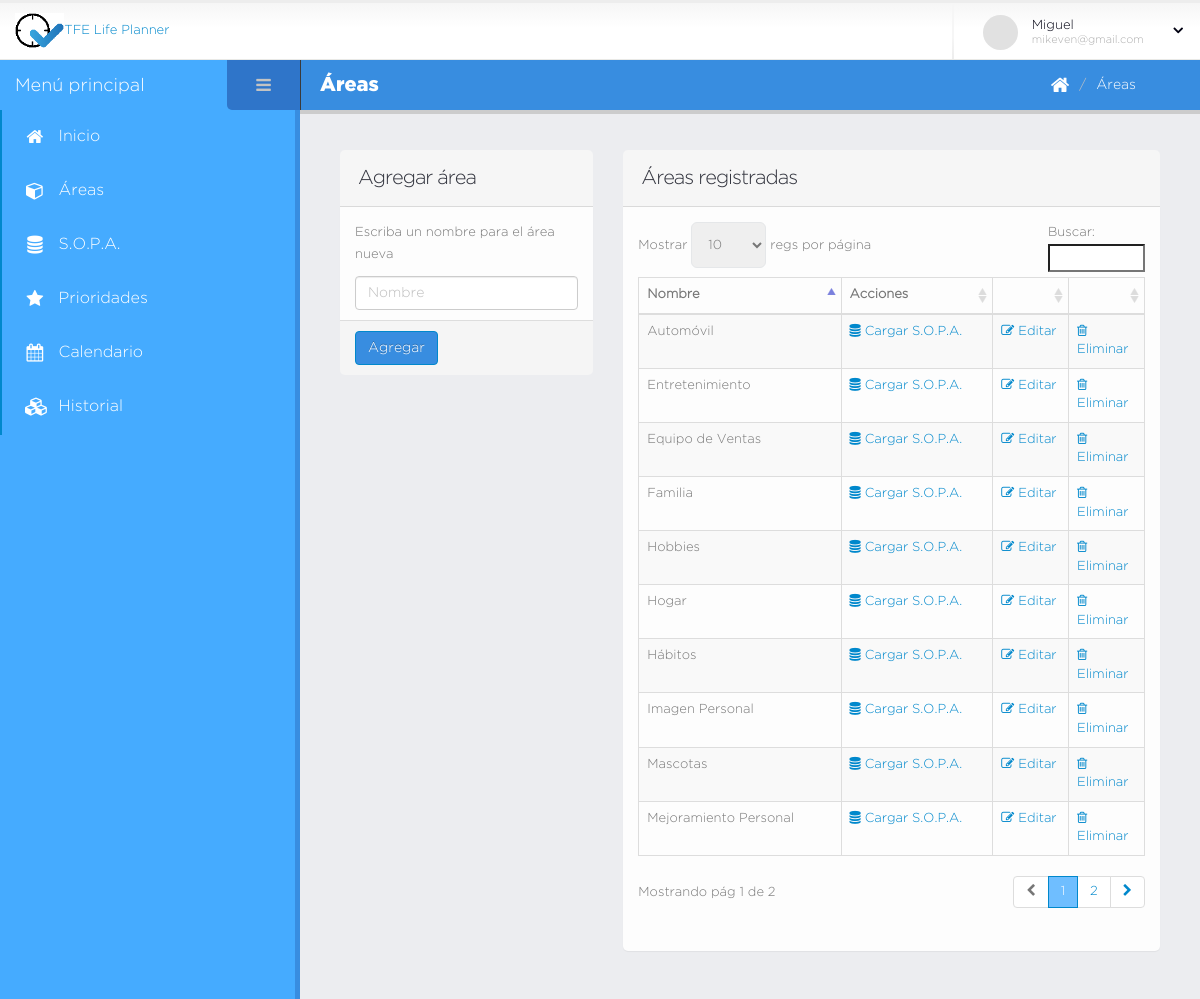
Screenshot of /areas.php (signed in) with the database file from the repository.
### tables this page shows
CREATE TABLE `area` (
  `id` int(11) NOT NULL,
  `nombre` varchar(45) NOT NULL,
  `creado` datetime DEFAULT NULL,
  `modificado` datetime DEFAULT NULL,
  `usuario_id` int(11) DEFAULT NULL
);

### database/data-area.php (called while the page is built, shortened)
<?php
	function obtenerListaAreas( $dbh, $idu ){
		$q = "select * from area where usuario_id = $idu";
		return obtenerListaRegistros( mysqli_query( $dbh, $q ) );
	}
?>

### database/bd.php (called while the page is built, shortened)
<?php
	function obtenerListaRegistros( $data ){
		$lista_c = array();
		if( $data ){
			while( $c = mysqli_fetch_array( $data ) ){
				$lista_c[] = $c;
			}
		}
		return $lista_c;
	}
?>

### areas.php (the view, shortened to what this page needs)
<?php
    include( "database/bd.php" );
    include( "database/data-acceso.php" );
    include( "database/data-area.php" );
    $titulo_pagina = "Áreas";
    $idu = $_SESSION["user"]["id"];
    $areas = obtenerListaAreas( $dbh, $idu );
?>
<!doctype html>
<html class="fixed">
	<head>
		<link rel="stylesheet" href="assets/vendor/bootstrap/css/bootstrap.css" />
		<link rel="stylesheet" href="assets/vendor/font-awesome/css/font-awesome.css" />
		<link rel="stylesheet" href="assets/vendor/magnific-popup/magnific-popup.css" />
		<link rel="stylesheet" href="assets/vendor/bootstrap-datepicker/css/datepicker3.css" />
		<link rel="stylesheet" href="assets/vendor/pnotify/pnotify.custom.css" />
		<link rel="stylesheet" href="assets/vendor/select2/select2.css" />
		<link rel="stylesheet" href="assets/vendor/jquery-datatables-bs3/assets/css/datatables.css" />
		<link rel="stylesheet" href="assets/stylesheets/theme.css" />
		<link rel="stylesheet" href="assets/stylesheets/skins/default.css" />
		<link rel="stylesheet" href="assets/stylesheets/theme-custom.css">
	</head>
	<body>
		<section class="body">
			<?php include( "secciones/header.php" ); ?>
			<div class="inner-wrapper">
				<?php include( "secciones/navegacion.php" ); ?>
				<section role="main" class="content-body">
					<?php include( "secciones/titulo_pagina.php" ); ?>
					<div class="row">
						<div class="col-md-4 col-sm-6 col-xs-12">
							<section class="panel">
								<form id="frm_narea" class="form-horizontal">
									<header class="panel-heading">
										<h2 class="panel-title">Agregar área</h2>
									</header>
									<div class="panel-body">
										<p class="p_inst">Escriba un nombre para el área nueva</p>
										<div class="row form-group">
											<div class="col-lg-12">
												<input type="text" name="nombre" placeholder="Nombre" class="form-control" required>
											</div>
										</div>
									</div>
									<footer class="panel-footer">
										<button class="btn btn-primary" type="submit">Agregar</button>
									</footer>
								</form>
							</section>
						</div>
						<div class="col-md-8 col-sm-6 col-xs-12">
							<section class="panel">
								<header class="panel-heading">
									<h2 class="panel-title">Áreas registradas</h2>
								</header>
								<div id="tabla_areas" class="panel-body">
									<table id="datatable-default"
									class="table table-bordered table-striped mb-none" >
										<thead>
											<tr>
												<th width="40%">Nombre</th>
												<th width="30%">Acciones</th>
												<th width="15%"></th>
												<th width="15%"></th>
											</tr>
										</thead>
										<tbody>
											<?php foreach ( $areas as $a ) { ?>
											<tr class="gradeX">
												<td><?php echo $a["nombre"] ?></td>
												<td><a href="#!"><i class="fa fa-database"></i> Cargar S.O.P.A.</a></td>
												<td><a href="#!"><i class="fa fa-edit"></i> Editar</a></td>
												<td>
													<a href="#confirmar-accion"
													class="modal-sizes modal-with-zoom-anim elim_area"
													data-ida="<?php echo $a["id"] ?>">
														<i class="fa fa-trash-o"></i> Eliminar
													</a>
												</td>
											</tr>
											<?php } ?>
										</tbody>
									</table>
								</div>
							</section>
						</div>
					</div>
				</section>
			</div>
		</section>
	</body>
</html>

### secciones/header.php (shortened to what this page needs)
<?php
	$usuario = $_SESSION["user"];
?>
<header class="header">
	<div class="container_">
		<div class="logo-container">
			<a href="home.php" class="logo">
				<img src="img/logo-navbar.png" height="35" alt="TFE"/>TFE Life Planner
			</a>
		</div>
		<div class="header-right">
			<span class="separator"></span>
			<div id="userbox" class="userbox">
				<a href="#" data-toggle="dropdown">
					<figure class="profile-picture">
						<img src="assets/images/!logged-user.jpg" alt="" class="img-circle" data-lock-picture="assets/images/!logged-user.jpg" />
					</figure>
					<div class="profile-info" data-lock-name="<?php echo $usuario["nombre"]?>" data-lock-email="<?php echo $usuario["email"]?>">
						<span class="name"><?php echo $usuario["nombre"]?></span>
						<span class="role"><?php echo $usuario["email"]?></span>
					</div>
					<i class="fa custom-caret"></i>
				</a>
			</div>
		</div>
	</div>
</header>

### secciones/navegacion.php (shortened to what this page needs)
<aside id="sidebar-left" class="sidebar-left">
	<div class="sidebar-header">
		<div class="sidebar-title">
			Menú principal
		</div>
		<div class="sidebar-toggle hidden-xs" data-toggle-class="sidebar-left-collapsed" data-target="html" data-fire-event="sidebar-left-toggle">
			<i class="fa fa-bars" aria-label="Toggle sidebar"></i>
		</div>
	</div>
	<div class="nano">
		<div class="nano-content">
			<nav id="menu" class="nav-main" role="navigation">
				<ul class="nav nav-main">
					<li class="nav-active">
						<a href="home.php">
							<i class="fa fa-home" aria-hidden="true"></i>
							<span>Inicio</span>
						</a>
					</li>
					<li class="nav-active">
						<a href="areas.php">
							<i class="fa fa-cube" aria-hidden="true"></i>
							<span>Áreas</span>
						</a>
					</li>
					<li class="nav-active">
						<a href="#!">
							<i class="fa fa-database" aria-hidden="true"></i>
							<span>S.O.P.A.</span>
						</a>
					</li>
					<li class="nav-active">
						<a href="#!">
							<i class="fa fa-star" aria-hidden="true"></i>
							<span>Prioridades</span>
						</a>
					</li>
					<li class="nav-active">
						<a href="#!">
							<i class="fa fa-calendar" aria-hidden="true"></i>
							<span>Calendario</span>
						</a>
					</li>
					<li class="nav-active">
						<a href="#!">
							<i class="fa fa-cubes" aria-hidden="true"></i>
							<span>Historial</span>
						</a>
					</li>
				</ul>
			</nav>
			<hr class="separator" />
			<hr class="separator" />
		</div>
	</div>
</aside>

### secciones/titulo_pagina.php
<header class="page-header">
	<h2><?php echo $titulo_pagina; ?></h2>
	<div class="right-wrapper pull-right">
		<ol class="breadcrumbs">
			<li>
				<a href="home.php">
					<i class="fa fa-home"></i>
				</a>
			</li>
			<li><span><?php echo $titulo_pagina; ?></span></li>
		</ol>
		<a class="sidebar-right-toggle" data-open=""></a>
	</div>
</header>

### assets/stylesheets/skins/default.css (style rules this page uses)
a, .btn-link { color: #0088cc; }
body .btn-primary { color: #ffffff; text-shadow: 0 -1px 0 rgba(0, 0, 0, 0.25); background-color: #388de0; border-color: #0088cc; }
ul.nav-main > li.nav-active > a { box-shadow: 2px 0 0 #0088cc inset; }

### rows the page displays
area: nombre "Familia"
area: nombre "Hogar"
area: nombre "Mascotas"
area: nombre "Automóvil"
area: nombre "Hobbies"
area: nombre "Entretenimiento"
area: nombre "Imagen Personal"
area: nombre "Hábitos"
area: nombre "Mejoramiento Personal"
area: nombre "Equipo de Ventas"

### other values shown
$usuario["nombre"] "Miguel"
$usuario["email"] "mikeven@gmail.com"
$titulo_pagina "Áreas"
